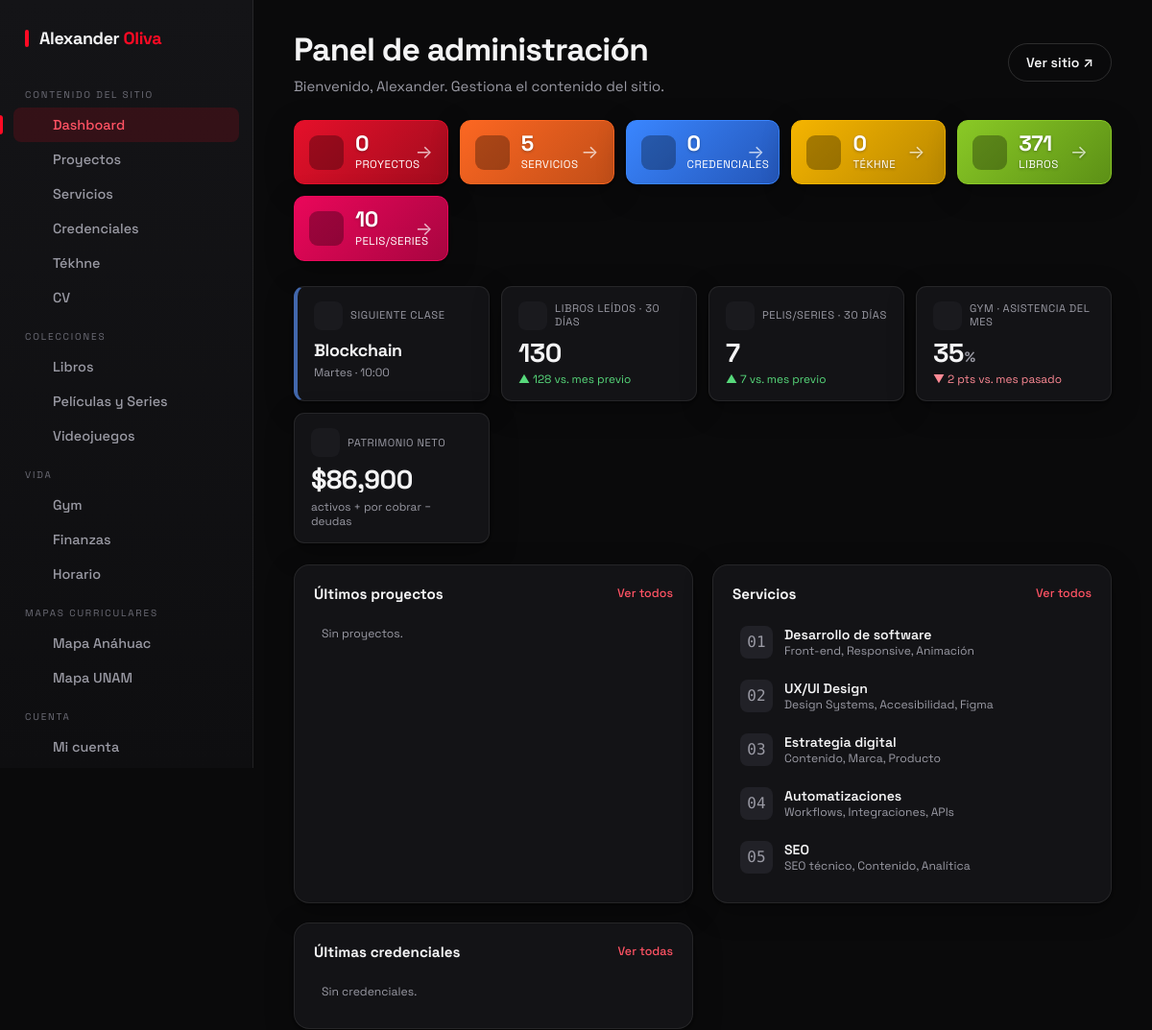
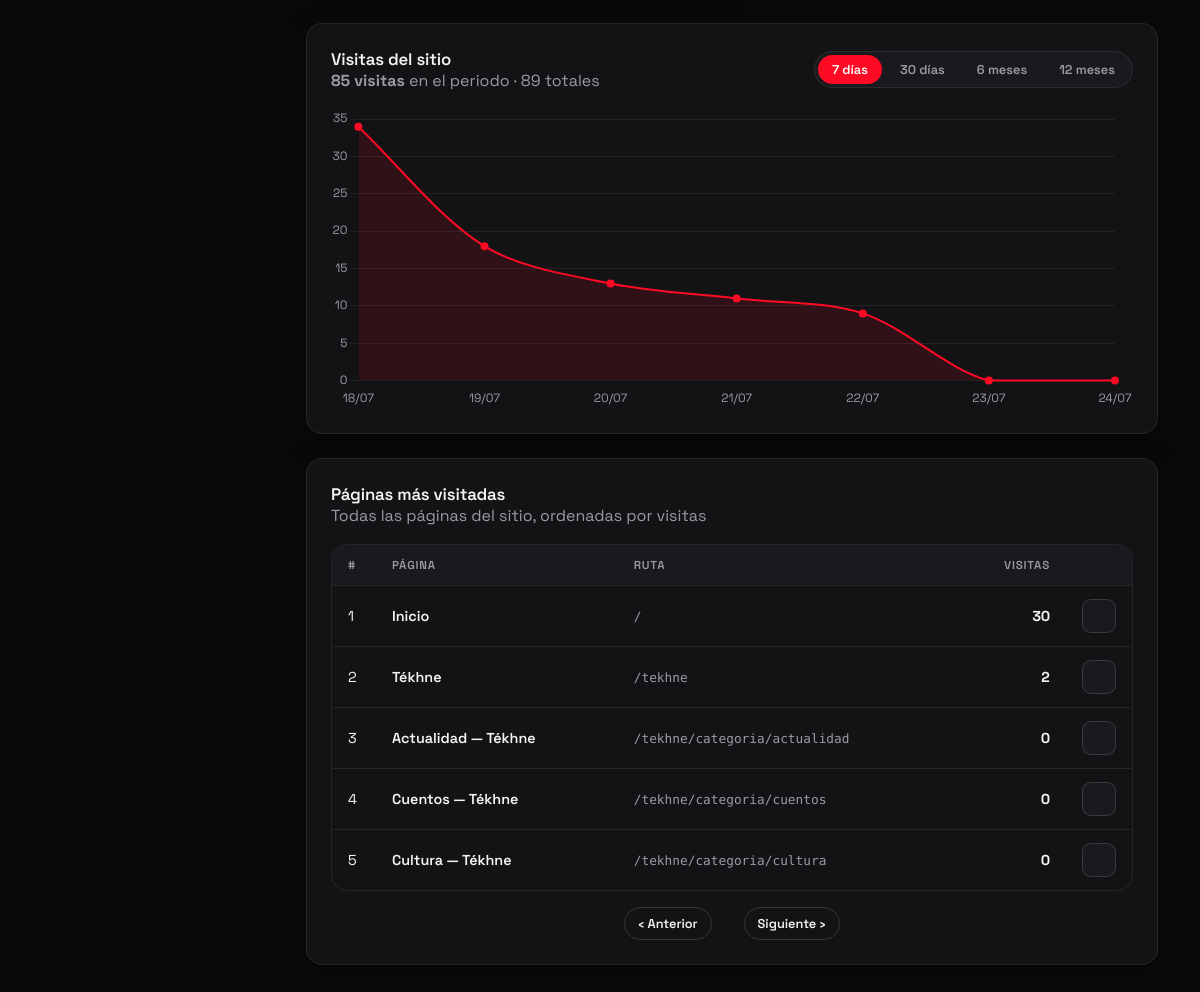
Page /admin (signed in) on the committed database (2 pictures, top to bottom).
### tables this page shows
CREATE TABLE libros (
    id          INT AUTO_INCREMENT PRIMARY KEY,
    titulo      VARCHAR(160) NOT NULL,
    autor       VARCHAR(120) NOT NULL,
    estado      ENUM('pendiente','leido') NOT NULL DEFAULT 'pendiente',
    completado  TINYINT(1)   NOT NULL DEFAULT 0,
    posicion    INT          NOT NULL DEFAULT 0,
    estrellas   DECIMAL(2,1) NULL,
    comentario  TEXT         NULL,
    fecha_leido DATE         NULL,
    creado      TIMESTAMP    DEFAULT CURRENT_TIMESTAMP
);

CREATE TABLE servicios (
    id          INT AUTO_INCREMENT PRIMARY KEY,
    num         VARCHAR(4)   NOT NULL,
    titulo      VARCHAR(120) NOT NULL,
    descripcion TEXT         NOT NULL,
    tags        VARCHAR(255) NULL,
    orden       INT          NOT NULL DEFAULT 0
);

CREATE TABLE visitas_pagina (
    id          INT AUTO_INCREMENT PRIMARY KEY,
    ruta        VARCHAR(191) NOT NULL UNIQUE,
    titulo      VARCHAR(200) NOT NULL DEFAULT '',
    total       INT          NOT NULL DEFAULT 0,
    actualizado TIMESTAMP    NOT NULL DEFAULT CURRENT_TIMESTAMP ON UPDATE CURRENT_TIMESTAMP
);

### views/admin/dashboard.php (the view, shortened to what the rows shown need)
<div class="admin-head">
    <div>
        <h1>Panel de administración</h1>
    </div>
</div>
<div class="stat-strip">
    <a class="stat-item s-red" href="/admin/proyectos"><span class="st-ic"><?php echo icono('proyectos'); ?></span><div class="st-txt"><div class="st-num"><?php echo $resumen['proyectos']; ?></div><div class="st-lbl">Proyectos</div></div><span class="st-go">→</span></a>
    <a class="stat-item s-blue" href="/admin/credenciales"><div class="st-txt"><div class="st-num"><?php echo $resumen['credenciales']; ?></div><div class="st-lbl">Credenciales</div></div></a>
    <a class="stat-item s-amber" href="/admin/blog"><div class="st-txt"><div class="st-num"><?php echo $resumen['blog']; ?></div><div class="st-lbl">Tékhne</div></div></a>
    <a class="stat-item s-green" href="/admin/libros"><div class="st-txt"><div class="st-num"><?php echo $resumen['libros']; ?></div><div class="st-lbl">Libros</div></div></a>
</div>
<?php
function vida_delta($ahora, $prev) {
    $d = $ahora - $prev;
    if ($d > 0) return '<span class="vida-delta up">▲ ' . $d . ' vs. mes previo</span>';
    return '<span class="vida-delta flat">= igual que el mes previo</span>';
}
?>
<div class="vida-strip">
        <div class="vida-sub"><?php echo vida_delta($vida['librosAhora'], $vida['librosPrev']); ?></div>
    <a class="vida-tile" href="/admin/peliculas">
        <div class="vida-sub"><?php echo vida_delta($vida['pelisAhora'], $vida['pelisPrev']); ?></div>
    </a>
</div>
<div class="panels">
    <div class="panel">
        <ul class="mini-list">
            <?php foreach ($servicios as $i => $sv) : ?>
                <li><div style="width:34px;height:34px;border-radius:8px;background:var(--surface-3);display:grid;place-items:center;font-family:var(--mono);color:var(--muted);flex:none"><?php echo sprintf('%02d', $i + 1); ?></div><div><div class="mini-t"><?php echo s($sv->titulo); ?></div><div class="mini-s"><?php echo s(str_replace(',', ', ', $sv->tags)); ?></div></div></li>
            <?php endforeach; ?>
        </ul>
    </div>
</div>
<div class="card" style="margin-top:24px">
    <div class="card-head">
        <div><h2 style="margin:0">Visitas del sitio</h2><span class="mini-s" style="color:var(--muted)"><b id="vis-periodo"></b> en el periodo · <?php echo number_format($visitasTotal); ?> totales</span></div>
    </div>
</div>
<div class="card" style="margin-top:24px">
    <div class="card-head">
        <div><h2 style="margin:0">Páginas más visitadas</h2><span class="mini-s" style="color:var(--muted)">Todas las páginas del sitio, ordenadas por visitas</span></div>
    </div>
    <div class="tabla-wrap">
        <table class="tabla tabla--paginas" id="tabla-paginas">
            <thead>
                <tr><th style="width:44px">#</th><th>Página</th><th>Ruta</th><th style="text-align:right">Visitas</th><th></th></tr>
            </thead>
            <tbody>
                <?php foreach ($paginas as $ao_i => $pag) : ?>
                    <tr>
                        <td class="mini-s"><?php echo $ao_i + 1; ?></td>
                        <td><span class="pg-titulo"><?php echo s($pag->titulo ?: '(sin título)'); ?></span></td>
                        <td><a class="pg-ruta" href="<?php echo s($pag->ruta); ?>" target="_blank" rel="noopener"><?php echo s($pag->ruta); ?></a></td>
                        <td style="text-align:right"><span class="pg-visitas"><?php echo number_format((int) $pag->total); ?></span></td>
                        <td class="acciones"><a class="act-btn" href="<?php echo s($pag->ruta); ?>" target="_blank" rel="noopener" title="Ver página pública"><?php echo icono('externo'); ?></a></td>
                    </tr>
                <?php endforeach; ?>
            </tbody>
        </table>
    </div>
</div>
<script>
(function () {
    if (typeof Chart === 'undefined') return;
    var series = {
        '7':   <?php echo json_encode($vis7, JSON_UNESCAPED_UNICODE); ?>,
        '30':  <?php echo json_encode($vis30, JSON_UNESCAPED_UNICODE); ?>,
        '6m':  <?php echo json_encode($vis6m, JSON_UNESCAPED_UNICODE); ?>,
        '12m': <?php echo json_encode($vis12m, JSON_UNESCAPED_UNICODE); ?>
    };
    var RED = '#ff0a24', INK = '#9a9aa4', GRID = 'rgba(255,255,255,.07)';
    Chart.defaults.color = INK; Chart.defaults.font.family = "'Space Grotesk', sans-serif";
    var periodoEl = document.getElementById('vis-periodo');
    function fmt(n) { return n.toLocaleString('es-MX') + ' visitas'; }
    periodoEl.textContent = fmt(series['7'].total);
    var chart = new Chart(document.getElementById('visitasChart'), {
        type: 'line',
        data: { labels: series['7'].labels, datasets: [{ label: 'Visitas', data: series['7'].data, borderColor: RED, backgroundColor: 'rgba(255,10,36,.12)', borderWidth: 2, fill: true, tension: .32, pointRadius: 3, pointBackgroundColor: RED }] },
        options: { responsive: true, plugins: { legend: { display: false } }, scales: { y: { beginAtZero: true, grid: { color: GRID } }, x: { grid: { display: false } } } }
    });
    document.querySelectorAll('#range-tabs button').forEach(function (b) {
        b.addEventListener('click', function () {
            document.querySelectorAll('#range-tabs button').forEach(function (x) { x.classList.remove('active'); });
            b.classList.add('active');
            var s = series[b.dataset.range];
            chart.data.labels = s.labels; chart.data.datasets[0].data = s.data; chart.update();
            periodoEl.textContent = fmt(s.total);
        });
    });
})();
</script>

### includes/funciones.php (shortened to what the rows shown need)
<?php
function s($html = '') : string {
    return htmlspecialchars($html ?? '');
}
function icono(string $n) : string {
    $inner = $p[$n] ?? '';
    return '<svg class="ico" viewBox="0 0 24 24" fill="none" stroke="currentColor" stroke-width="1.9" stroke-linecap="round" stroke-linejoin="round">' . $inner . '</svg>';
}

### rows in the picture
libros: completado "0", posicion "371", completado "7"
servicios: titulo "Desarrollo de software", tags "Front-end, Responsive, Animación"
servicios: titulo "UX/UI Design", tags "Design Systems, Accesibilidad, Figma"
servicios: titulo "Estrategia digital", tags "Contenido, Marca, Producto"
servicios: titulo "Automatizaciones", tags "Workflows, Integraciones, APIs"
servicios: titulo "SEO", tags "SEO técnico, Contenido, Analítica"
visitas_pagina: titulo "Inicio", ruta "/", total "30"
visitas_pagina: titulo "Tékhne", ruta "/tekhne", total "2"
visitas_pagina: titulo "Actualidad — Tékhne", ruta "/tekhne/categoria/actualidad", total "0"
visitas_pagina: titulo "Cuentos — Tékhne", ruta "/tekhne/categoria/cuentos", total "0"
visitas_pagina: titulo "Cultura — Tékhne", ruta "/tekhne/categoria/cultura", total "0"

### other values in the picture
$item['seccion'] "CONTENIDO DEL SITIO"
$item['label'] "Dashboard"
$item['label'] "Proyectos"
$item['label'] "Servicios"
$item['label'] "Credenciales"
$item['label'] "Tékhne"
$item['label'] "CV"
$item['seccion'] "COLECCIONES"
$item['label'] "Libros"
$item['label'] "Películas y Series"
$item['label'] "Videojuegos"
$item['seccion'] "VIDA"
$item['label'] "Gym"
$item['label'] "Finanzas"
$item['label'] "Horario"
